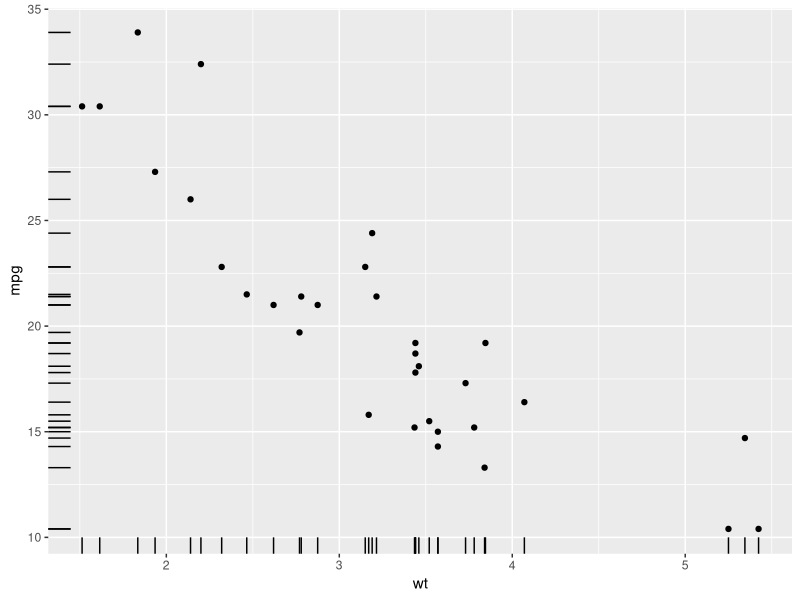
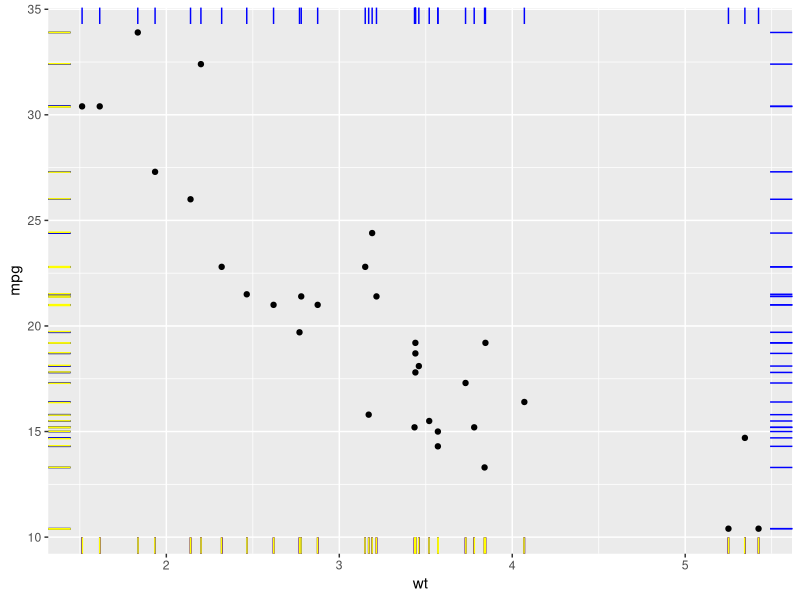

These charts were generated, in order, by the following R code:
## ---- chunk 1
knitr::opts_chunk$set(echo = TRUE)
## ---- chunk 2
library(ggplot2)
p <- ggplot(mtcars, aes(wt, mpg))
p + geom_point() + geom_rug()
## ---- chunk 3


p + geom_point() +
  geom_rug() +
  geom_rug(sides = "b",colour= "red") +   # Rug on bottom only
  geom_rug(sides = "trbl",colour = "blue") + # All four sides
  geom_rug(position = 'jitter',colour = "yellow")

